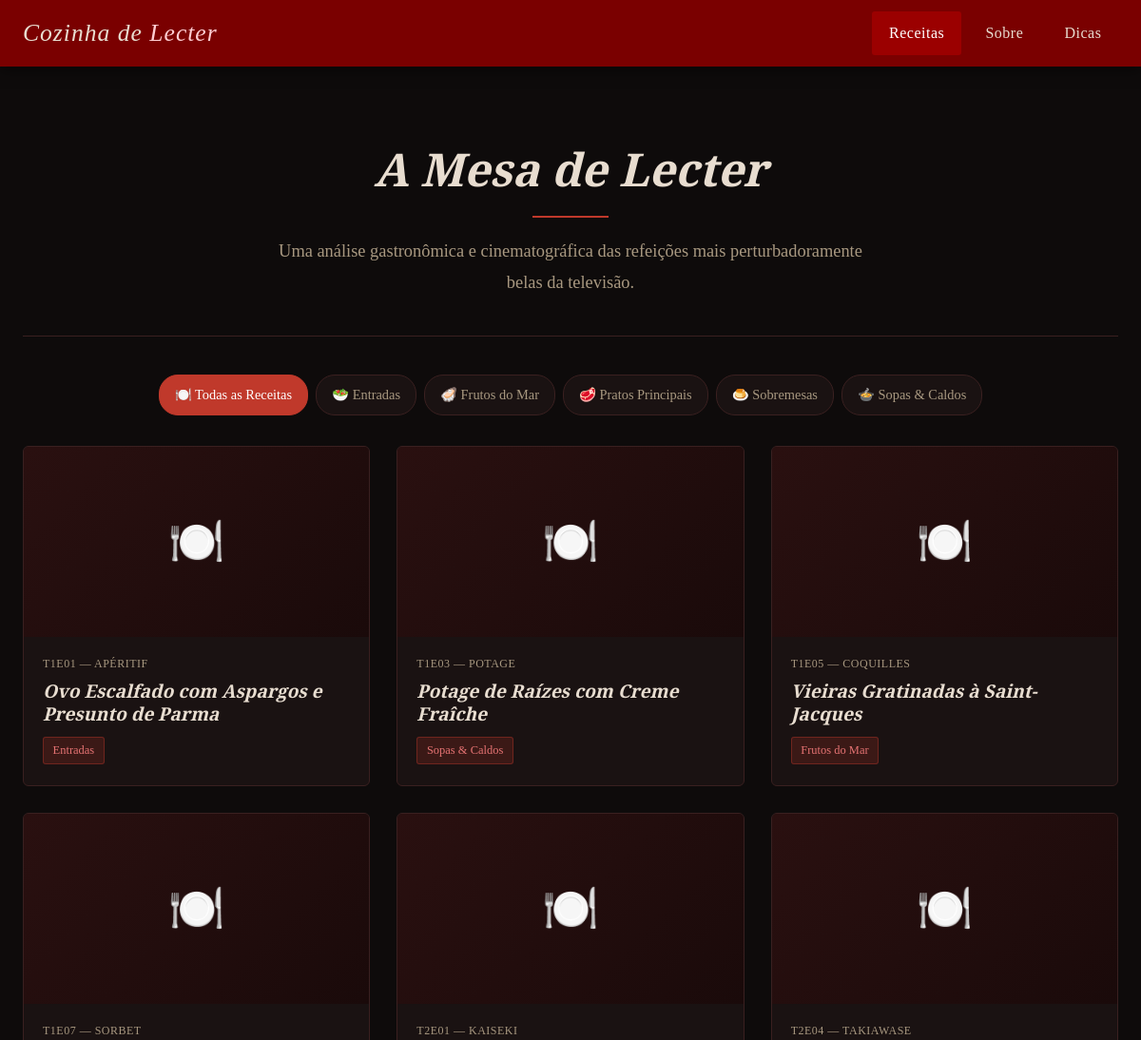
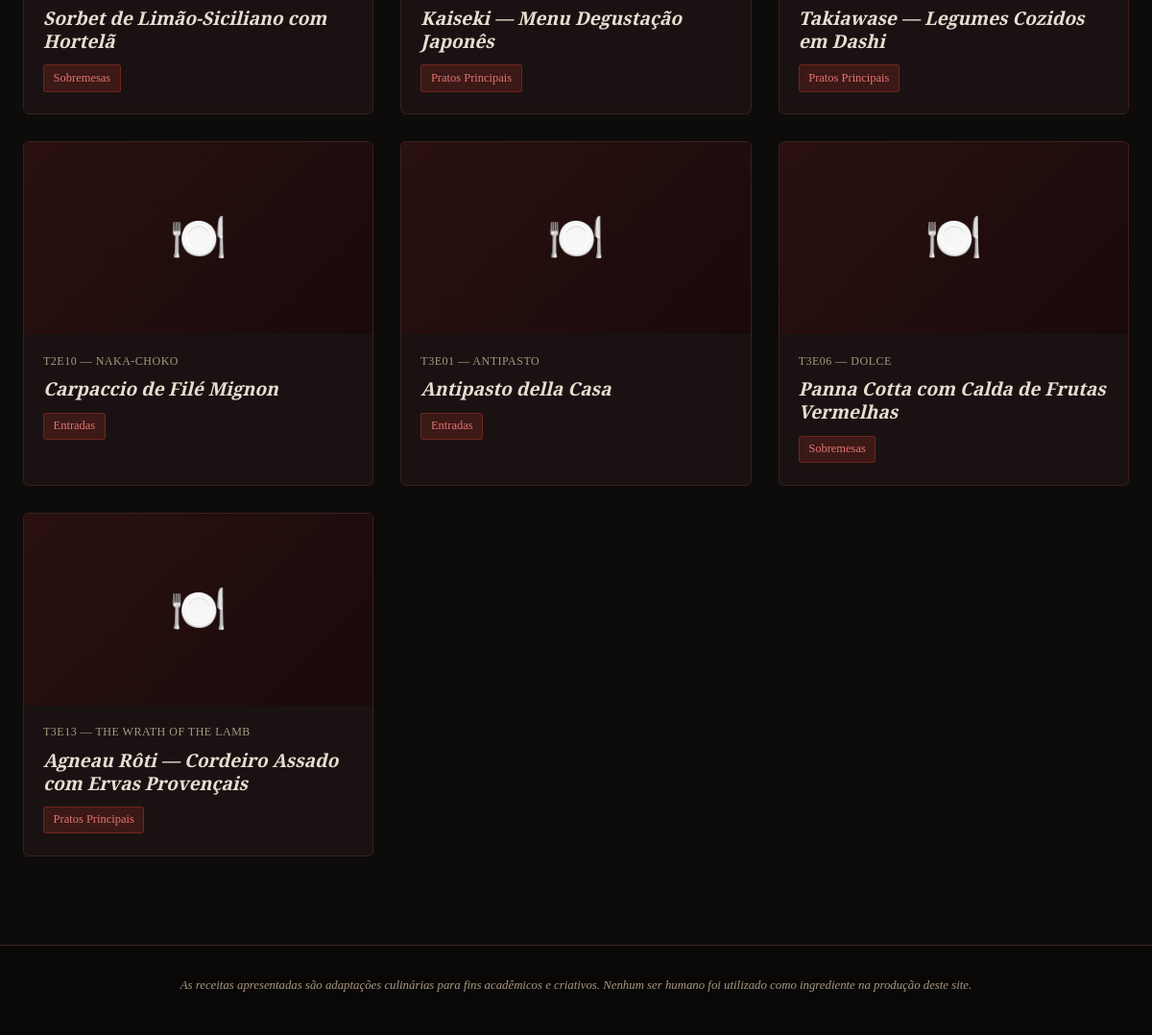
Before: / with the older database file (2 pictures, top to bottom).
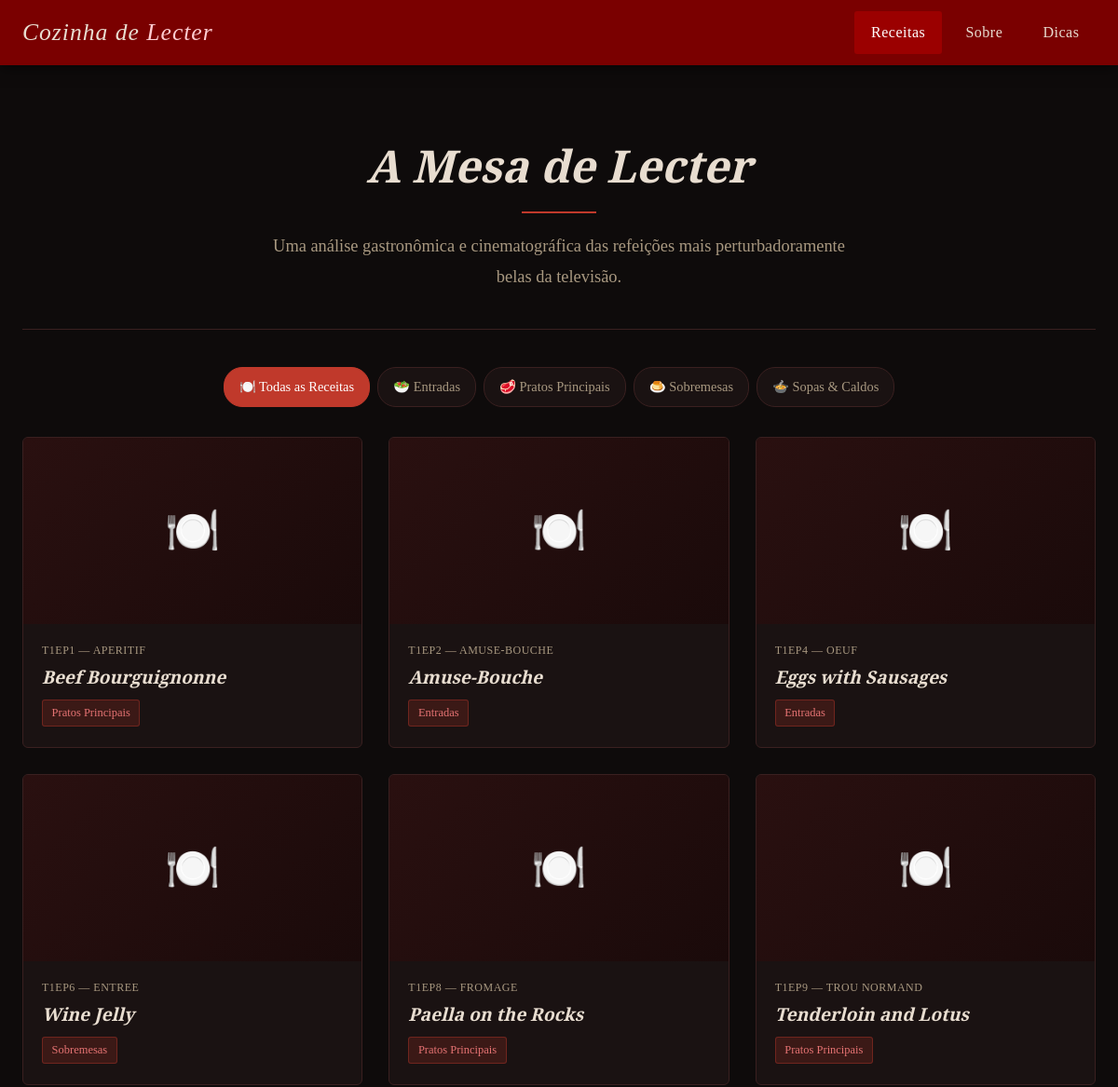
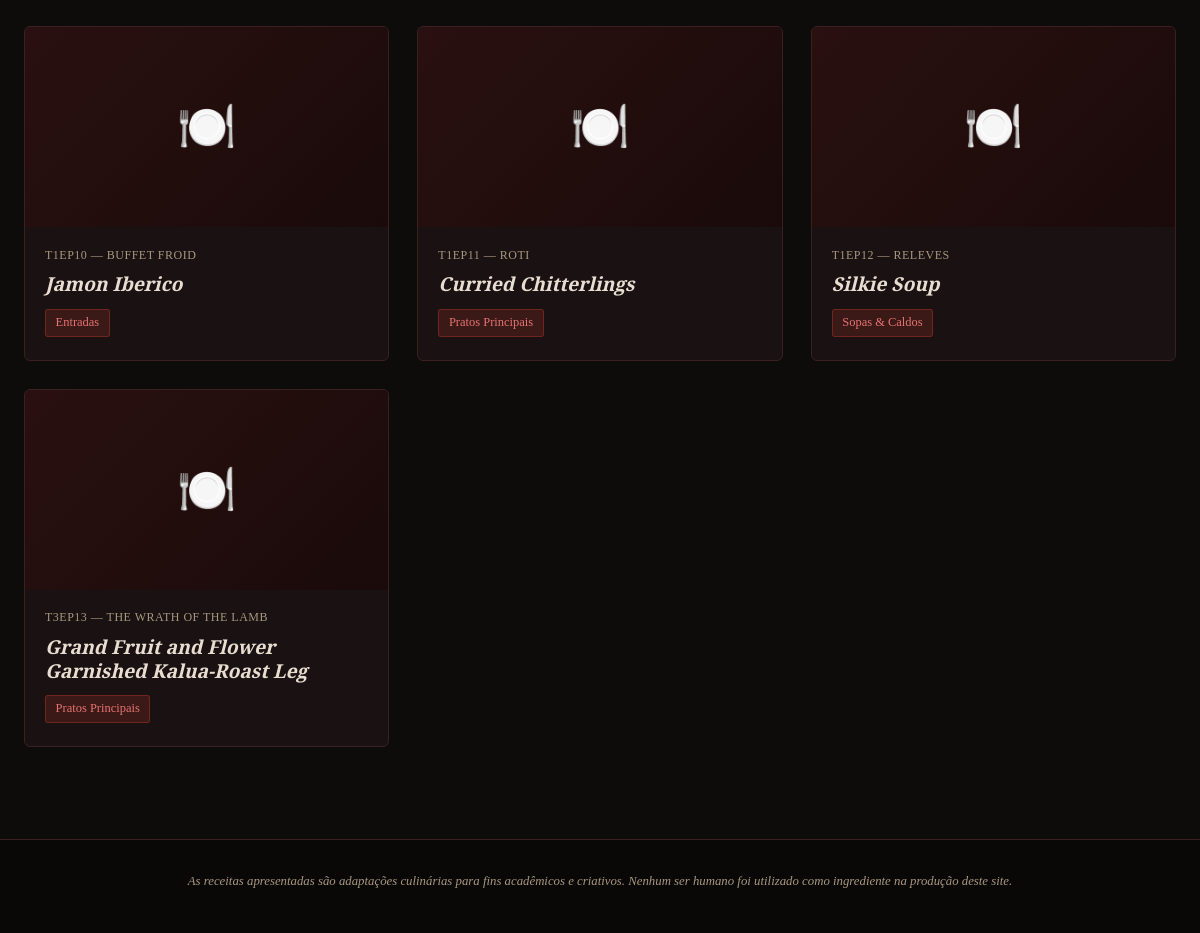
After: the same page with the newer database file (2 pictures, top to bottom).
### tables this page shows
CREATE TABLE IF NOT EXISTS receitas (
    id INT AUTO_INCREMENT PRIMARY KEY,
    episodio VARCHAR(100) NOT NULL,
    titulo VARCHAR(200) NOT NULL,
    categoria VARCHAR(50) NOT NULL,
    imagem VARCHAR(255),
    descricao LONGTEXT NOT NULL,
    curiosidade LONGTEXT NOT NULL,
    criado_em TIMESTAMP DEFAULT CURRENT_TIMESTAMP
);

### index.php (the view, shortened to what this page needs)
<?php
require 'php/conexao.php';
$paginaAtiva = 'receitas';
$categoriaFiltro = isset($_GET['categoria']) ? $_GET['categoria'] : 'todas';
$stmt = $pdo->query("SELECT DISTINCT categoria FROM receitas ORDER BY categoria");
$categorias = $stmt->fetchAll(PDO::FETCH_COLUMN);
if ($categoriaFiltro === 'todas') {
    $stmt = $pdo->query("SELECT id, episodio, titulo, categoria, imagem FROM receitas ORDER BY id");
} else {
    $stmt = $pdo->prepare("SELECT id, episodio, titulo, categoria, imagem FROM receitas WHERE categoria = ? ORDER BY id");
    $stmt->execute([$categoriaFiltro]);
}
$receitas = $stmt->fetchAll();
?>
<!DOCTYPE html>
<html lang="pt-BR">
<head>
    <link rel="stylesheet" href="css/style.css">
</head>
<body>
    <?php include 'php/header.php'; ?>
    <main class="conteudo-principal">
        <div class="container">
            <section class="hero">
                <h1>A Mesa de Lecter</h1>
                <div class="divisor"></div>
                <p>
                    Uma análise gastronômica e cinematográfica
                    das refeições mais perturbadoramente belas da televisão.
                </p>
            </section>
            <div class="filtro-categorias">
                <a href="index.php?categoria=todas" class="<?= ($categoriaFiltro === 'todas') ? 'ativo' : '' ?>">
                    🍽️ Todas as Receitas
                </a>
                <?php foreach ($categorias as $cat): ?>
                    <a href="index.php?categoria=<?= urlencode($cat) ?>"
                       class="<?= ($categoriaFiltro === $cat) ? 'ativo' : '' ?>">
                        <?php
                        $labels = [
                            'entradas' => '🥗 Entradas',
                            'sopas' => '🍲 Sopas & Caldos',
                            'pratos-principais' => '🥩 Pratos Principais',
                            'frutos-do-mar' => '🦪 Frutos do Mar',
                            'sobremesas' => '🍮 Sobremesas'
                        ];
                        echo $labels[$cat] ?? ucfirst($cat);
                        ?>
                    </a>
                <?php endforeach; ?>
            </div>
            <section class="grid-receitas">
                <?php if (count($receitas) > 0): ?>
                    <?php foreach ($receitas as $receita): ?>
                        <a href="receita.php?id=<?= $receita['id'] ?>" class="card-receita">
                            <?php if ($receita['imagem']): ?>
                                <img src="<?= htmlspecialchars($receita['imagem']) ?>"
                                     alt="<?= htmlspecialchars($receita['titulo']) ?>">
                            <?php else: ?>
                                <div class="card-img-placeholder">🍽️</div>
                            <?php endif; ?>
                            <div class="card-corpo">
                                <span class="card-episodio"><?= htmlspecialchars($receita['episodio']) ?></span>
                                <h3 class="card-titulo"><?= htmlspecialchars($receita['titulo']) ?></h3>
                                <span class="card-categoria">
                                    <?php
                                    $labels = [
                                        'entradas' => 'Entradas',
                                        'sopas' => 'Sopas & Caldos',
                                        'pratos-principais' => 'Pratos Principais',
                                        'frutos-do-mar' => 'Frutos do Mar',
                                        'sobremesas' => 'Sobremesas'
                                    ];
                                    echo $labels[$receita['categoria']] ?? ucfirst($receita['categoria']);
                                    ?>
                                </span>
                            </div>
                        </a>
                    <?php endforeach; ?>
                <?php endif; ?>
            </section>
        </div>
    </main>
    <?php include 'php/footer.php'; ?>
</body>
</html>

### php/header.php (shortened to what this page needs)
<header id="menu-topo">
    <div class="menu-inner">
        <a href="index.php" class="logo">
            Cozinha de <span>Lecter</span>
        </a>
        <nav>
            <ul>
                <li class="<?= ($paginaAtiva === 'receitas') ? 'ativo' : '' ?>">
                    <a href="index.php">Receitas</a>
                </li>
                <li class="<?= ($paginaAtiva === 'sobre') ? 'ativo' : '' ?>">
                    <a href="sobre.php">Sobre</a>
                </li>
                <li class="<?= ($paginaAtiva === 'dicas') ? 'ativo' : '' ?>">
                    <a href="dicas.php">Dicas</a>
                </li>
            </ul>
        </nav>
    </div>
</header>

### php/footer.php (shortened to what this page needs)
<footer>
    <p style="margin-top: 0.4rem; font-size: 0.8rem;">
        As receitas apresentadas são adaptações culinárias para fins acadêmicos e criativos.
        Nenhum ser humano foi utilizado como ingrediente na produção deste site.
    </p>
</footer>

### css/style.css (style rules this page uses)
:root { --cor-fundo: #0e0b0b; --cor-fundo-card: #1a1212; --cor-fundo-alt: #140f0f; --cor-menu: #7a0000; --cor-menu-hover: #9b0000; --cor-destaque: #c0392b; --cor-texto: #e8ddd0; --cor-texto-suave: #a89880; --cor-borda: #3a2020; --fonte-titulo: 'Playfair Display', Georgia, serif; --fonte-corpo: 'EB Garamond', 'Times New Roman', serif; --altura-menu: 70px; --transicao: 0.3s ease; }
* { margin: 0; padding: 0; box-sizing: border-box; }
html { scroll-behavior: smooth; }
body { background-color: var(--cor-fundo); color: var(--cor-texto); font-family: var(--fonte-corpo); font-size: 1.05rem; line-height: 1.75; min-height: 100vh; }
a { color: var(--cor-destaque); text-decoration: none; transition: color var(--transicao); }
h1, h2, h3, h4, h5 { font-family: var(--fonte-titulo); font-weight: 700; line-height: 1.25; color: var(--cor-texto); }
h1 { font-size: 2.6rem; }
h3 { font-size: 1.5rem; }
p { margin-bottom: 1rem; }
.container { max-width: 1200px; margin: 0 auto; padding: 0 1.5rem; }
.conteudo-principal { padding-top: calc(var(--altura-menu) + 30px); padding-bottom: 60px; min-height: calc(100vh - var(--altura-menu)); }
#menu-topo { position: fixed; top: 0; left: 0; width: 100%; height: var(--altura-menu); background-color: var(--cor-menu); z-index: 1000; box-shadow: 0 2px 15px rgba(0,0,0,0.6); display: flex; align-items: center; }
#menu-topo .menu-inner { display: flex; align-items: center; justify-content: space-between; width: 100%; max-width: 1200px; margin: 0 auto; padding: 0 1.5rem; }
#menu-topo .logo { font-family: var(--fonte-titulo); font-size: 1.6rem; font-style: italic; color: var(--cor-texto); letter-spacing: 1px; white-space: nowrap; }
#menu-topo .logo span { color: #ffcdd2; }
#menu-topo nav ul { display: flex; align-items: center; gap: 0.5rem; list-style: none; }
#menu-topo nav ul li a { display: block; padding: 0.55rem 1.1rem; color: var(--cor-texto); font-family: var(--fonte-titulo); font-size: 1rem; letter-spacing: 0.5px; border-radius: 3px; transition: background-color var(--transicao), color var(--transicao); }
#menu-topo nav ul li a:hover, #menu-topo nav ul li.ativo a { background-color: var(--cor-menu-hover); color: #fff; }
.hero { text-align: center; padding: 3rem 1.5rem 2.5rem; border-bottom: 1px solid var(--cor-borda); margin-bottom: 2.5rem; }
.hero h1 { font-size: 3rem; font-style: italic; margin-bottom: 0.75rem; }
.hero p { font-size: 1.15rem; color: var(--cor-texto-suave); max-width: 650px; margin: 0 auto; }
.divisor { width: 80px; height: 2px; background: var(--cor-destaque); margin: 1.2rem auto; }
.filtro-categorias { display: flex; gap: 0.5rem; flex-wrap: wrap; margin-bottom: 2rem; justify-content: center; }
.filtro-categorias a { background-color: var(--cor-fundo-card); border: 1px solid var(--cor-borda); color: var(--cor-texto-suave); padding: 0.5rem 1rem; border-radius: 20px; font-size: 0.9rem; transition: all var(--transicao); }
.filtro-categorias a:hover, .filtro-categorias a.ativo { background-color: var(--cor-destaque); border-color: var(--cor-destaque); color: #fff; }
.grid-receitas { display: grid; grid-template-columns: repeat(auto-fill, minmax(280px, 1fr)); gap: 1.75rem; margin-bottom: 2rem; }
.card-receita { background-color: var(--cor-fundo-card); border: 1px solid var(--cor-borda); border-radius: 6px; overflow: hidden; transition: transform var(--transicao), box-shadow var(--transicao), border-color var(--transicao); cursor: pointer; }
.card-img-placeholder { width: 100%; height: 200px; background: linear-gradient(135deg, #2a1010, #1a0a0a); display: flex; align-items: center; justify-content: center; font-size: 3rem; color: var(--cor-borda); }
.card-corpo { padding: 1.1rem 1.25rem 1.4rem; }
.card-episodio { display: block; font-size: 0.75rem; color: var(--cor-texto-suave); letter-spacing: 0.5px; margin-bottom: 0.4rem; text-transform: uppercase; }
.card-titulo { font-size: 1.2rem; font-style: italic; margin-bottom: 0.6rem; }
.card-categoria { display: inline-block; background-color: rgba(192, 57, 43, 0.2); border: 1px solid rgba(192, 57, 43, 0.4); color: #e57373; font-size: 0.78rem; padding: 0.15rem 0.6rem; border-radius: 3px; }
footer { background-color: #0a0707; border-top: 1px solid var(--cor-borda); padding: 1.5rem; text-align: center; font-size: 0.85rem; color: var(--cor-texto-suave); font-style: italic; }

Changed rows visible on the page:
changed receitas: episodio "T1E01 — APÉRITIF" → "T1EP1 — APERITIF"; titulo "Ovo Escalfado com Aspargos e Presunto de Parma" → "Beef Bourguignonne"; categoria "Entradas" → "Pratos Principais"
changed receitas: episodio "T1E03 — POTAGE" → "T1EP2 — AMUSE-BOUCHE"; titulo "Potage de Raízes com Creme Fraîche" → "Amuse-Bouche"; categoria "Sopas & Caldos" → "Entradas"
changed receitas: episodio "T1E05 — COQUILLES" → "T1EP4 — OEUF"; titulo "Vieiras Gratinadas à Saint-Jacques" → "Eggs with Sausages"; categoria "Frutos do Mar" → "Entradas"
changed receitas "Sobremesas": episodio "T1E07 — SORBET" → "T1EP6 — ENTREE"; titulo "Sorbet de Limão-Siciliano com Hortelã" → "Wine Jelly"
changed receitas: episodio "T2E01 — KAISEKI" → "T1EP8 — FROMAGE"; titulo "Kaiseki — Menu Degustação Japonês" → "Paella on the Rocks"
changed receitas: episodio "T2E04 — TAKIAWASE" → "T1EP9 — TROU NORMAND"; titulo "Takiawase — Legumes Cozidos em Dashi" → "Tenderloin and Lotus"
changed receitas: episodio "T2E10 — NAKA-CHOKO" → "T1EP10 — BUFFET FROID"; titulo "Carpaccio de Filé Mignon" → "Jamon Iberico"
changed receitas: episodio "T3E01 — ANTIPASTO" → "T1EP11 — ROTI"; titulo "Antipasto della Casa" → "Curried Chitterlings"; categoria "Entradas" → "Pratos Principais"
changed receitas: episodio "T3E06 — DOLCE" → "T1EP12 — RELEVES"; titulo "Panna Cotta com Calda de Frutas Vermelhas" → "Silkie Soup"; categoria "Sobremesas" → "Sopas & Caldos"
changed receitas: episodio "T3E13 — THE WRATH OF THE LAMB" → "T3EP13 — THE WRATH OF THE LAMB"; titulo "Agneau Rôti — Cordeiro Assado com Ervas Provençais" → "Grand Fruit and Flower Garnished Kalua-Roast Leg"
Other visible differences:
list line gone: "🦪 Frutos do Mar"
